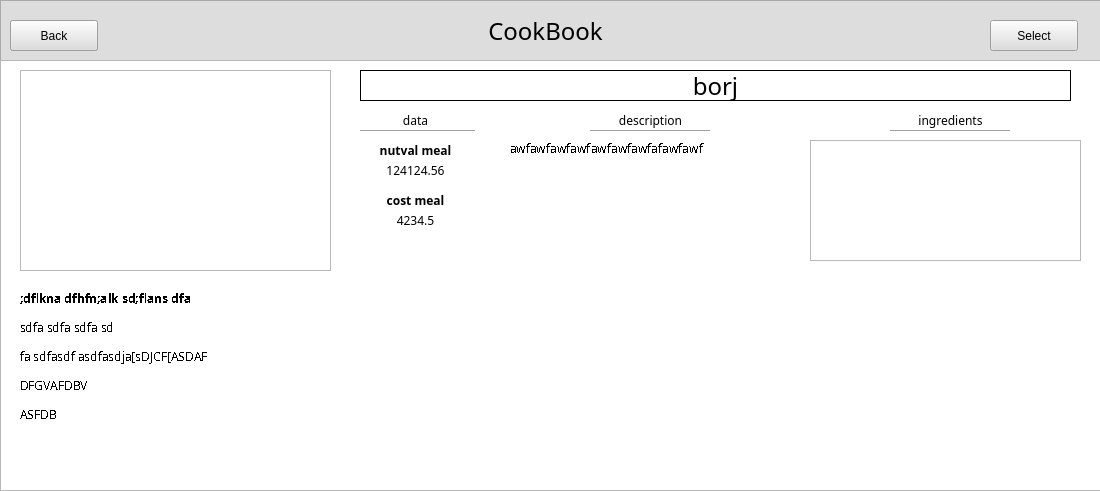
<?xml version="1.0" encoding="UTF-8"?>
<ui version="4.0">
 <class>mealList</class>
 <widget class="QFrame" name="mealList">
  <property name="geometry">
   <rect>
    <x>0</x>
    <y>0</y>
    <width>1100</width>
    <height>491</height>
   </rect>
  </property>
  <property name="windowTitle">
   <string>user</string>
  </property>
  <widget class="QFrame" name="header_cookbook">
   <property name="geometry">
    <rect>
     <x>0</x>
     <y>0</y>
     <width>1101</width>
     <height>61</height>
    </rect>
   </property>
   <property name="styleSheet">
    <string notr="true">background-color: rgb(221, 221, 221);</string>
   </property>
   <property name="frameShape">
    <enum>QFrame::StyledPanel</enum>
   </property>
   <property name="frameShadow">
    <enum>QFrame::Raised</enum>
   </property>
   <widget class="QLabel" name="h1_cookbook">
    <property name="geometry">
     <rect>
      <x>240</x>
      <y>10</y>
      <width>611</width>
      <height>41</height>
     </rect>
    </property>
    <property name="font">
     <font>
      <family>Source Code Pro</family>
      <pointsize>18</pointsize>
     </font>
    </property>
    <property name="text">
     <string>CookBook</string>
    </property>
    <property name="alignment">
     <set>Qt::AlignCenter</set>
    </property>
   </widget>
   <widget class="QPushButton" name="pushButton">
    <property name="geometry">
     <rect>
      <x>990</x>
      <y>20</y>
      <width>88</width>
      <height>31</height>
     </rect>
    </property>
    <property name="text">
     <string>Select</string>
    </property>
   </widget>
   <widget class="QPushButton" name="exit_btn">
    <property name="geometry">
     <rect>
      <x>10</x>
      <y>20</y>
      <width>88</width>
      <height>31</height>
     </rect>
    </property>
    <property name="text">
     <string>Exit</string>
    </property>
   </widget>
   <widget class="QPushButton" name="back_to_mealList_btn">
    <property name="geometry">
     <rect>
      <x>10</x>
      <y>20</y>
      <width>88</width>
      <height>31</height>
     </rect>
    </property>
    <property name="text">
     <string>Back</string>
    </property>
   </widget>
  </widget>
  <widget class="QTableView" name="list_cookbook">
   <property name="geometry">
    <rect>
     <x>0</x>
     <y>60</y>
     <width>1101</width>
     <height>431</height>
    </rect>
   </property>
  </widget>
  <widget class="QFrame" name="mealPage">
   <property name="geometry">
    <rect>
     <x>0</x>
     <y>60</y>
     <width>1101</width>
     <height>431</height>
    </rect>
   </property>
   <property name="frameShape">
    <enum>QFrame::StyledPanel</enum>
   </property>
   <property name="frameShadow">
    <enum>QFrame::Raised</enum>
   </property>
   <widget class="QGraphicsView" name="icon_meal">
    <property name="geometry">
     <rect>
      <x>20</x>
      <y>10</y>
      <width>311</width>
      <height>201</height>
     </rect>
    </property>
   </widget>
   <widget class="QLabel" name="meal_name">
    <property name="geometry">
     <rect>
      <x>360</x>
      <y>10</y>
      <width>711</width>
      <height>31</height>
     </rect>
    </property>
    <property name="font">
     <font>
      <family>Source Code Pro</family>
      <pointsize>18</pointsize>
     </font>
    </property>
    <property name="frameShape">
     <enum>QFrame::Box</enum>
    </property>
    <property name="text">
     <string>borj</string>
    </property>
    <property name="alignment">
     <set>Qt::AlignCenter</set>
    </property>
   </widget>
   <widget class="QLabel" name="nm_label">
    <property name="geometry">
     <rect>
      <x>360</x>
      <y>80</y>
      <width>111</width>
      <height>21</height>
     </rect>
    </property>
    <property name="font">
     <font>
      <family>Source Code Pro</family>
      <weight>75</weight>
      <bold>true</bold>
     </font>
    </property>
    <property name="text">
     <string>nutval meal</string>
    </property>
    <property name="alignment">
     <set>Qt::AlignCenter</set>
    </property>
   </widget>
   <widget class="QLabel" name="cm_label">
    <property name="geometry">
     <rect>
      <x>360</x>
      <y>130</y>
      <width>111</width>
      <height>21</height>
     </rect>
    </property>
    <property name="font">
     <font>
      <family>Source Code Pro</family>
      <weight>75</weight>
      <bold>true</bold>
     </font>
    </property>
    <property name="text">
     <string>cost meal</string>
    </property>
    <property name="alignment">
     <set>Qt::AlignCenter</set>
    </property>
   </widget>
   <widget class="QLabel" name="nm_for_db">
    <property name="geometry">
     <rect>
      <x>360</x>
      <y>100</y>
      <width>111</width>
      <height>21</height>
     </rect>
    </property>
    <property name="font">
     <font>
      <family>Source Code Pro</family>
     </font>
    </property>
    <property name="text">
     <string>124124.56</string>
    </property>
    <property name="alignment">
     <set>Qt::AlignCenter</set>
    </property>
   </widget>
   <widget class="QLabel" name="cm_for_db">
    <property name="geometry">
     <rect>
      <x>360</x>
      <y>150</y>
      <width>111</width>
      <height>21</height>
     </rect>
    </property>
    <property name="font">
     <font>
      <family>Source Code Pro</family>
     </font>
    </property>
    <property name="text">
     <string>4234.5</string>
    </property>
    <property name="alignment">
     <set>Qt::AlignCenter</set>
    </property>
   </widget>
   <widget class="QLabel" name="htc_meal">
    <property name="geometry">
     <rect>
      <x>20</x>
      <y>230</y>
      <width>1061</width>
      <height>171</height>
     </rect>
    </property>
    <property name="sizePolicy">
     <sizepolicy hsizetype="Maximum" vsizetype="Maximum">
      <horstretch>0</horstretch>
      <verstretch>10</verstretch>
     </sizepolicy>
    </property>
    <property name="maximumSize">
     <size>
      <width>1231231</width>
      <height>171</height>
     </size>
    </property>
    <property name="font">
     <font>
      <family>Source Code Pro</family>
      <stylestrategy>NoAntialias</stylestrategy>
     </font>
    </property>
    <property name="acceptDrops">
     <bool>true</bool>
    </property>
    <property name="styleSheet">
     <string notr="true">border-color: rgb(222, 221, 218);</string>
    </property>
    <property name="text">
     <string>&lt;html&gt;&lt;head/&gt;&lt;body&gt;&lt;p&gt;&lt;span style=&quot; font-weight:600;&quot;&gt;;dflkna dfhfn;alk sd;flans dfa&lt;/span&gt;&lt;/p&gt;&lt;p&gt;sdfa sdfa sdfa sd&lt;/p&gt;&lt;p&gt;fa sdfasdf asdfasdja[sDJCF[ASDAF&lt;/p&gt;&lt;p&gt;DFGVAFDBV&lt;/p&gt;&lt;p&gt;ASFDB&lt;/p&gt;&lt;/body&gt;&lt;/html&gt;</string>
    </property>
    <property name="textFormat">
     <enum>Qt::MarkdownText</enum>
    </property>
    <property name="alignment">
     <set>Qt::AlignLeading|Qt::AlignLeft|Qt::AlignTop</set>
    </property>
    <property name="wordWrap">
     <bool>true</bool>
    </property>
   </widget>
   <widget class="QLabel" name="meal_desc">
    <property name="geometry">
     <rect>
      <x>510</x>
      <y>80</y>
      <width>281</width>
      <height>131</height>
     </rect>
    </property>
    <property name="sizePolicy">
     <sizepolicy hsizetype="Fixed" vsizetype="Fixed">
      <horstretch>0</horstretch>
      <verstretch>0</verstretch>
     </sizepolicy>
    </property>
    <property name="maximumSize">
     <size>
      <width>16777215</width>
      <height>200</height>
     </size>
    </property>
    <property name="font">
     <font>
      <family>Source Code Pro</family>
      <stylestrategy>NoAntialias</stylestrategy>
     </font>
    </property>
    <property name="text">
     <string>awfawfawfawfawfawfawfafawfawf</string>
    </property>
    <property name="textFormat">
     <enum>Qt::MarkdownText</enum>
    </property>
    <property name="alignment">
     <set>Qt::AlignLeading|Qt::AlignLeft|Qt::AlignTop</set>
    </property>
    <property name="wordWrap">
     <bool>true</bool>
    </property>
   </widget>
   <widget class="QTableView" name="ingredientsList">
    <property name="geometry">
     <rect>
      <x>810</x>
      <y>80</y>
      <width>271</width>
      <height>121</height>
     </rect>
    </property>
   </widget>
   <widget class="QLabel" name="data">
    <property name="geometry">
     <rect>
      <x>370</x>
      <y>50</y>
      <width>91</width>
      <height>20</height>
     </rect>
    </property>
    <property name="font">
     <font>
      <family>Source Code Pro</family>
     </font>
    </property>
    <property name="text">
     <string>data</string>
    </property>
    <property name="alignment">
     <set>Qt::AlignCenter</set>
    </property>
   </widget>
   <widget class="QLabel" name="description">
    <property name="geometry">
     <rect>
      <x>510</x>
      <y>50</y>
      <width>281</width>
      <height>20</height>
     </rect>
    </property>
    <property name="font">
     <font>
      <family>Source Code Pro</family>
     </font>
    </property>
    <property name="text">
     <string>description</string>
    </property>
    <property name="alignment">
     <set>Qt::AlignCenter</set>
    </property>
   </widget>
   <widget class="QLabel" name="ingredients">
    <property name="geometry">
     <rect>
      <x>810</x>
      <y>50</y>
      <width>281</width>
      <height>20</height>
     </rect>
    </property>
    <property name="font">
     <font>
      <family>Source Code Pro</family>
     </font>
    </property>
    <property name="text">
     <string>ingredients</string>
    </property>
    <property name="alignment">
     <set>Qt::AlignCenter</set>
    </property>
   </widget>
   <widget class="Line" name="line">
    <property name="geometry">
     <rect>
      <x>360</x>
      <y>70</y>
      <width>115</width>
      <height>3</height>
     </rect>
    </property>
    <property name="orientation">
     <enum>Qt::Horizontal</enum>
    </property>
   </widget>
   <widget class="Line" name="line_2">
    <property name="geometry">
     <rect>
      <x>590</x>
      <y>70</y>
      <width>120</width>
      <height>3</height>
     </rect>
    </property>
    <property name="orientation">
     <enum>Qt::Horizontal</enum>
    </property>
   </widget>
   <widget class="Line" name="line_3">
    <property name="geometry">
     <rect>
      <x>890</x>
      <y>70</y>
      <width>120</width>
      <height>3</height>
     </rect>
    </property>
    <property name="orientation">
     <enum>Qt::Horizontal</enum>
    </property>
   </widget>
  </widget>
 </widget>
 <resources/>
 <connections/>
</ui>
